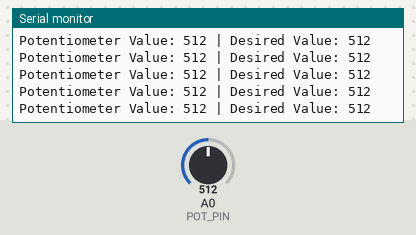
This sketch was run on a simulated Arduino Uno, built with avr-gcc and run on an emulated ATmega328P. On the bench: the last lines printed to the serial monitor. The test bench sets the inputs (shaded band); at power-on: A0 (POT_PIN) = 512.

Above: at 1.2 s.
1.3 s: A0 (POT_PIN) set to 716
At 1.56 s:
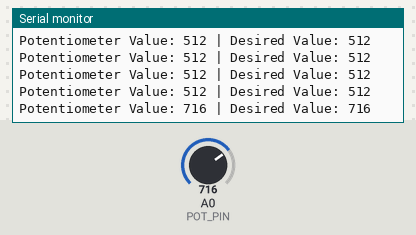
2.8 s: A0 (POT_PIN) set to 900
At 2.97 s:
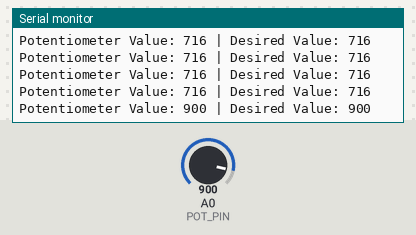
Timing chart, 0 to 5.8 s (numbered marks = the images above; inputs shaded):
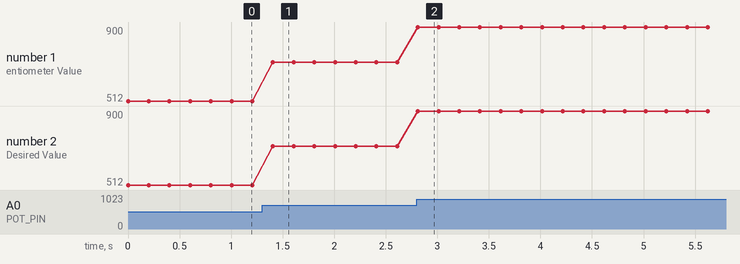

The sketch:

Potentiometer.ino
```cpp
// Potentiometer (Analog Input)
#define POT_PIN A0  // Potentiometer connected to analog pin A0
#define POT_MAX 1023 // Max value of Potentiometer
#define START 0 // Desired Starting Value
#define END 1023 // Desired End Value

void setup() {
  Serial.begin(9600);
}

void loop() {
  int potValue = analogRead(POT_PIN);  // Reading the potentiometer value
  Serial.print("Potentiometer Value: ");
  Serial.print(potValue);
  potValue = map(potValue, 0, POT_MAX, START, END);
  Serial.print(" | Desired Value: ");
  Serial.println(potValue);
  delay(200);
}
```

Measured:
- after the input at 1.3 s, the serial monitor: prints a new line after 0.11 s (image 1)
- after the input at 2.8 s, the serial monitor: prints a new line at once (image 2)
- plotted number 1: 512 → 716 after the input at 1.3 s, 716 → 900 after the input at 2.8 s
- plotted number 2: 512 → 716 after the input at 1.3 s, 716 → 900 after the input at 2.8 s
